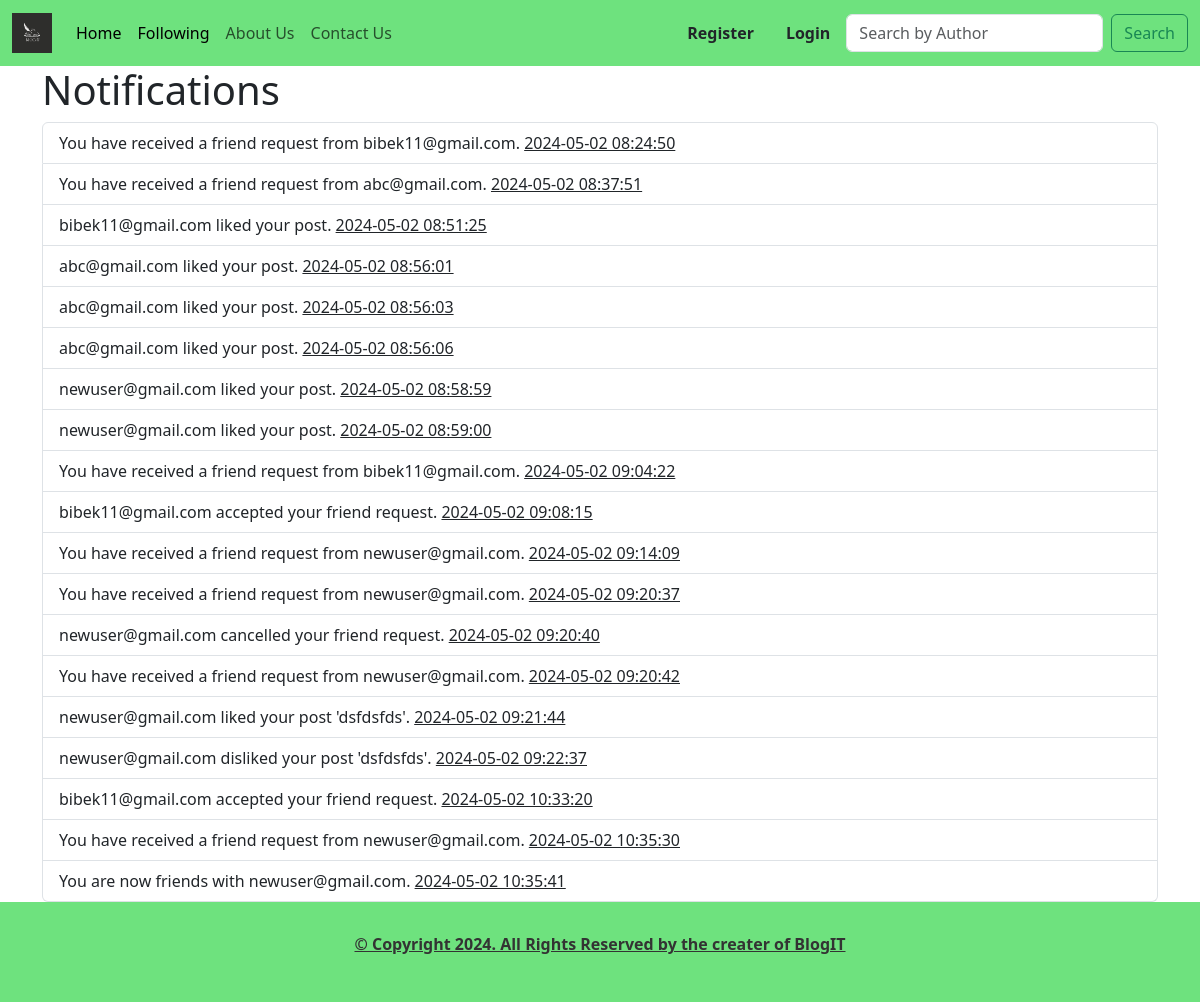
Page /notifications/1 on the committed database.
### models.py (models this page shows)
class Notification(db.Model):
    id = db.Column(db.Integer, primary_key=True)
    recipient_id = db.Column(db.Integer, nullable=False)
    message = db.Column(db.String(255), nullable=False)
    timestamp = db.Column(db.DateTime, default=datetime.utcnow)
    status = db.Column(db.Boolean, default=False)

### app.py (the view)
@app.route('/notifications/<int:user_id>')
def display_notifications(user_id):
    notifications = get_unread_notifications(user_id)
    total_notifications = get_total_notification_count(user_id)
    return render_template('user/notifications.html', notifications=notifications , total_notifications=total_notifications)

### app.py (called while the page is built)
def get_unread_notifications(user_id):
    return Notification.query.filter_by(recipient_id=user_id, status=False).all()

def get_total_notification_count(user_id):
    return Notification.query.filter_by(recipient_id=user_id).count()

### templates/user/notifications.html (shortened to what this page needs)
{% extends 'blog/base.html' %}
{% block body %}
<!DOCTYPE html>
<html lang="en">
<head>
</head>
<body>
    <div class="container">
        <h1>Notifications</h1>
        <ol class="list-group">
            {% for notification in notifications %}
            <li class="list-group-item {% if notification.status == 'unread' %}unread{% endif %}">
                {{ notification.message }}
               <u> <span class="timestamp">{{ notification.timestamp.strftime('%Y-%m-%d %H:%M:%S') }}</span></u>
            </li>
            {% endfor %}
        </ol>
    </div>
</body>
</html>
{% endblock %}

### templates/blog/base.html (shortened to what this page needs)
<!DOCTYPE html>
<html lang="en">
<head>
    <link href="https://cdn.jsdelivr.net/npm/bootstrap@5.3.3/dist/css/bootstrap.min.css" rel="stylesheet">
    <link rel="stylesheet" href="{{ url_for('static' , filename = 'style.css')}}">
</head>
<body>
    <nav class="navbar navbar-light navbar-expand-lg" style="background-color: #6EE27E;">
        <div class="container-fluid">
            <a class="navbar-brand" href="/"><img src="{{ url_for('static', filename='logo/logo1.png') }}" alt="Logo" width="40px">
            </a>
            <div class="collapse navbar-collapse" id="navbarSupportedContent">
              <ul class="navbar-nav me-auto mb-2 mb-lg-0">
                <li class="nav-item">
                  <a class="nav-link active" aria-current="page" href="{{url_for('home')}}">Home</a>
                </li>
                <li class="nav-item">
                  <a class="nav-link active" aria-current="page" href="{{url_for('my_friends_blogs')}}">Following</a>
                </li>
                <li class="nav-item">
                  <a class="nav-link" href="/about">About Us</a>
                </li>
                <li class="nav-item">
                    <a class="nav-link" href="#">Contact Us</a>
                  </li>
              </ul>
              {% if current_user.is_authenticated %}
              <div class="nav-item mx-3">
                <b><a class="nav-link" href="{{url_for('add')}}">Add Blogs</a></b>
              </div>
              <div class="nav-item mx-3">
                <b><a class="nav-link" href="{{url_for('profile')}}">Profile</a></b>
              </div>
              <div class="nav-item mx-3">
                <a href="{{ url_for('display_notifications', user_id=current_user.id) }}" style="text-decoration: none;">
                    <i class="fa-solid fa-bell">
                        <span class="badge text-bg-secondary">{{ total_notifications }}</span>
                    </i>
                </a>
            </div>
              <div class="nav-item mx-3">
                <b><a class="nav-link" href="{{url_for('view_blogs')}}">View Blogs</a></b>
              </div>
              <div class="nav-item mx-3">
                <b><a class="nav-link" href="{{url_for('log_out')}}">Logout</a></b>
              </div>
              {% else %}
              <div class="nav-item mx-3">
                <b><a class="nav-link" href="{{url_for('register')}}">Register</a></b>
              </div>
              <div class="nav-item mx-3">
                <b><a class="nav-link" href="{{url_for('log_in')}}">Login</a></b>
              </div>
              {% endif %}
              <div>
              <form method="post" action="{{ url_for('search') }}" class="d-flex" role="search">
                <input class="form-control me-2" type="search" placeholder="Search by Author" aria-label="Search" name="search_query">
                <button class="btn btn-outline-success" type="submit">Search</button>
            </form>
            </div>
            </div>
          </div>
      </nav>
      {% block body %}
      {% endblock body %}
      <footer class="footer mt-auto ">
        <div class="copyright text-center">
          <p><b> <u>&copy; Copyright 2024. All Rights Reserved by the creater of BlogIT</u></b></p>
        </div>
      </footer>
</body>
</html>

### static/style.css (style rules this page uses)
body { display: flex; flex-direction: column; min-height: 100vh; }
.footer { background-color: #6EE27E;; color: #333; width: 100%; padding: 30px 0; bottom: 0; }

### rows in the picture
Notification: message "You have received a friend request from bibek11@gmail.com.", timestamp "2024-05-02 08:24:50"
Notification: message "You have received a friend request from abc@gmail.com.", timestamp "2024-05-02 08:37:51"
Notification: message "bibek11@gmail.com liked your post.", timestamp "2024-05-02 08:51:25"
Notification: message "abc@gmail.com liked your post.", timestamp "2024-05-02 08:56:01"
Notification: message "abc@gmail.com liked your post.", timestamp "2024-05-02 08:56:03"
Notification: message "abc@gmail.com liked your post.", timestamp "2024-05-02 08:56:06"
Notification: message "newuser@gmail.com liked your post.", timestamp "2024-05-02 08:58:59"
Notification: message "newuser@gmail.com liked your post.", timestamp "2024-05-02 08:59:00"
Notification: message "You have received a friend request from bibek11@gmail.com.", timestamp "2024-05-02 09:04:22"
Notification: message "bibek11@gmail.com accepted your friend request.", timestamp "2024-05-02 09:08:15"
Notification: message "You have received a friend request from newuser@gmail.com.", timestamp "2024-05-02 09:14:09"
Notification: message "You have received a friend request from newuser@gmail.com.", timestamp "2024-05-02 09:20:37"
Notification: message "newuser@gmail.com cancelled your friend request.", timestamp "2024-05-02 09:20:40"
Notification: message "You have received a friend request from newuser@gmail.com.", timestamp "2024-05-02 09:20:42"
Notification: message "newuser@gmail.com liked your post 'dsfdsfds'.", timestamp "2024-05-02 09:21:44"
Notification: message "newuser@gmail.com disliked your post 'dsfdsfds'.", timestamp "2024-05-02 09:22:37"
Notification: message "bibek11@gmail.com accepted your friend request.", timestamp "2024-05-02 10:33:20"
Notification: message "You have received a friend request from newuser@gmail.com.", timestamp "2024-05-02 10:35:30"
Notification: message "You are now friends with newuser@gmail.com.", timestamp "2024-05-02 10:35:41"
